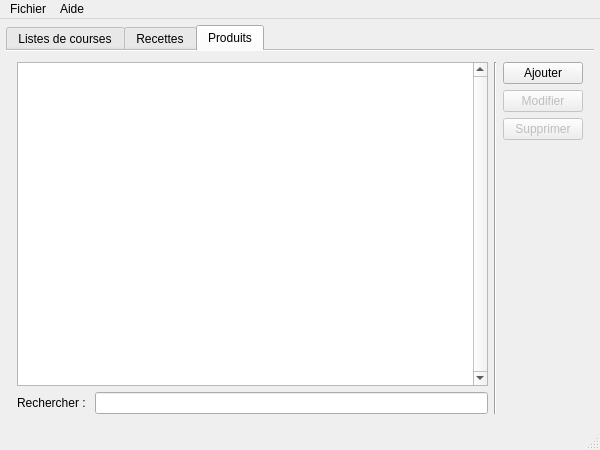
<?xml version="1.0" encoding="UTF-8"?>
<ui version="4.0">
 <class>MainWindow</class>
 <widget class="QMainWindow" name="MainWindow">
  <property name="geometry">
   <rect>
    <x>0</x>
    <y>0</y>
    <width>600</width>
    <height>450</height>
   </rect>
  </property>
  <property name="sizePolicy">
   <sizepolicy hsizetype="Preferred" vsizetype="Preferred">
    <horstretch>0</horstretch>
    <verstretch>0</verstretch>
   </sizepolicy>
  </property>
  <property name="windowTitle">
   <string>Course Helper</string>
  </property>
  <widget class="QWidget" name="_centralWidget">
   <layout class="QVBoxLayout" name="_centralWidgetLayout">
    <property name="leftMargin">
     <number>6</number>
    </property>
    <property name="topMargin">
     <number>6</number>
    </property>
    <property name="rightMargin">
     <number>6</number>
    </property>
    <property name="bottomMargin">
     <number>3</number>
    </property>
    <item>
     <widget class="QTabWidget" name="_tabWidget">
      <property name="mouseTracking">
       <bool>false</bool>
      </property>
      <property name="acceptDrops">
       <bool>false</bool>
      </property>
      <property name="tabPosition">
       <enum>QTabWidget::North</enum>
      </property>
      <property name="currentIndex">
       <number>2</number>
      </property>
      <property name="elideMode">
       <enum>Qt::ElideNone</enum>
      </property>
      <property name="documentMode">
       <bool>true</bool>
      </property>
      <property name="tabsClosable">
       <bool>false</bool>
      </property>
      <widget class="QWidget" name="_courseTab">
       <attribute name="title">
        <string>Listes de courses</string>
       </attribute>
       <layout class="QHBoxLayout" name="_courseTabLayout">
        <item>
         <layout class="QVBoxLayout" name="_courseLayout1">
          <item>
           <widget class="QTreeWidget" name="courseTreeWidget">
            <property name="frameShape">
             <enum>QFrame::StyledPanel</enum>
            </property>
            <property name="verticalScrollBarPolicy">
             <enum>Qt::ScrollBarAlwaysOn</enum>
            </property>
            <property name="horizontalScrollBarPolicy">
             <enum>Qt::ScrollBarAsNeeded</enum>
            </property>
            <property name="sizeAdjustPolicy">
             <enum>QAbstractScrollArea::AdjustIgnored</enum>
            </property>
            <property name="alternatingRowColors">
             <bool>true</bool>
            </property>
            <property name="selectionMode">
             <enum>QAbstractItemView::SingleSelection</enum>
            </property>
            <property name="selectionBehavior">
             <enum>QAbstractItemView::SelectRows</enum>
            </property>
            <property name="textElideMode">
             <enum>Qt::ElideRight</enum>
            </property>
            <property name="verticalScrollMode">
             <enum>QAbstractItemView::ScrollPerPixel</enum>
            </property>
            <property name="horizontalScrollMode">
             <enum>QAbstractItemView::ScrollPerPixel</enum>
            </property>
            <property name="sortingEnabled">
             <bool>true</bool>
            </property>
            <property name="allColumnsShowFocus">
             <bool>true</bool>
            </property>
            <property name="expandsOnDoubleClick">
             <bool>false</bool>
            </property>
            <property name="columnCount">
             <number>1</number>
            </property>
            <attribute name="headerCascadingSectionResizes">
             <bool>true</bool>
            </attribute>
            <attribute name="headerHighlightSections">
             <bool>false</bool>
            </attribute>
            <attribute name="headerShowSortIndicator" stdset="0">
             <bool>true</bool>
            </attribute>
            <column>
             <property name="text">
              <string>  Listes de courses</string>
             </property>
            </column>
           </widget>
          </item>
          <item>
           <layout class="QHBoxLayout" name="_courseLayout3">
            <item>
             <widget class="QLabel" name="_courseLabelFind">
              <property name="text">
               <string>Rechercher : </string>
              </property>
             </widget>
            </item>
            <item>
             <widget class="QLineEdit" name="courseLineEditFind"/>
            </item>
           </layout>
          </item>
         </layout>
        </item>
        <item>
         <widget class="Line" name="_courseLine">
          <property name="orientation">
           <enum>Qt::Vertical</enum>
          </property>
         </widget>
        </item>
        <item>
         <layout class="QVBoxLayout" name="_courseLayout2">
          <item>
           <widget class="QPushButton" name="courseAddButton">
            <property name="text">
             <string>Ajouter</string>
            </property>
           </widget>
          </item>
          <item>
           <widget class="QPushButton" name="courseModifyButton">
            <property name="text">
             <string>Modifier</string>
            </property>
           </widget>
          </item>
          <item>
           <widget class="QPushButton" name="courseDeleteButton">
            <property name="text">
             <string>Supprimer</string>
            </property>
           </widget>
          </item>
          <item>
           <spacer name="_courseVS">
            <property name="orientation">
             <enum>Qt::Vertical</enum>
            </property>
            <property name="sizeHint" stdset="0">
             <size>
              <width>20</width>
              <height>40</height>
             </size>
            </property>
           </spacer>
          </item>
          <item>
           <widget class="QPushButton" name="courseCheckButton">
            <property name="text">
             <string>Consulter</string>
            </property>
           </widget>
          </item>
         </layout>
        </item>
       </layout>
      </widget>
      <widget class="QWidget" name="_recetteTab">
       <attribute name="title">
        <string>Recettes</string>
       </attribute>
       <layout class="QHBoxLayout" name="_recetteTabLayout">
        <item>
         <layout class="QVBoxLayout" name="_recetteLayout2">
          <item>
           <widget class="QTreeWidget" name="recetteTreeWidget">
            <property name="verticalScrollBarPolicy">
             <enum>Qt::ScrollBarAlwaysOn</enum>
            </property>
            <property name="alternatingRowColors">
             <bool>true</bool>
            </property>
            <property name="verticalScrollMode">
             <enum>QAbstractItemView::ScrollPerItem</enum>
            </property>
            <property name="sortingEnabled">
             <bool>true</bool>
            </property>
            <attribute name="headerCascadingSectionResizes">
             <bool>true</bool>
            </attribute>
            <attribute name="headerShowSortIndicator" stdset="0">
             <bool>true</bool>
            </attribute>
            <column>
             <property name="text">
              <string>  Listes de recettes</string>
             </property>
            </column>
           </widget>
          </item>
          <item>
           <layout class="QHBoxLayout" name="_recetteLayout3">
            <item>
             <widget class="QLabel" name="_recetteLabelFind">
              <property name="text">
               <string>Rechercher : </string>
              </property>
             </widget>
            </item>
            <item>
             <widget class="QLineEdit" name="recetteLineEditFind"/>
            </item>
           </layout>
          </item>
         </layout>
        </item>
        <item>
         <widget class="Line" name="_recetteLine">
          <property name="orientation">
           <enum>Qt::Vertical</enum>
          </property>
         </widget>
        </item>
        <item>
         <layout class="QVBoxLayout" name="_recetteLayout1">
          <item>
           <widget class="QPushButton" name="recetteAddButton">
            <property name="text">
             <string>Ajouter</string>
            </property>
           </widget>
          </item>
          <item>
           <widget class="QPushButton" name="recetteModifyButton">
            <property name="text">
             <string>Modifier</string>
            </property>
           </widget>
          </item>
          <item>
           <widget class="QPushButton" name="recetteDeleteButton">
            <property name="text">
             <string>Supprimer</string>
            </property>
           </widget>
          </item>
          <item>
           <spacer name="_recetteVS">
            <property name="orientation">
             <enum>Qt::Vertical</enum>
            </property>
            <property name="sizeHint" stdset="0">
             <size>
              <width>20</width>
              <height>40</height>
             </size>
            </property>
           </spacer>
          </item>
         </layout>
        </item>
       </layout>
      </widget>
      <widget class="QWidget" name="_productTab">
       <attribute name="title">
        <string>Produits</string>
       </attribute>
       <layout class="QHBoxLayout" name="_productTabLayout">
        <item>
         <layout class="QVBoxLayout" name="_productLayout1">
          <item>
           <widget class="QTableView" name="productTableView">
            <property name="verticalScrollBarPolicy">
             <enum>Qt::ScrollBarAlwaysOn</enum>
            </property>
            <property name="alternatingRowColors">
             <bool>true</bool>
            </property>
            <property name="selectionMode">
             <enum>QAbstractItemView::SingleSelection</enum>
            </property>
            <property name="selectionBehavior">
             <enum>QAbstractItemView::SelectRows</enum>
            </property>
            <property name="verticalScrollMode">
             <enum>QAbstractItemView::ScrollPerPixel</enum>
            </property>
            <property name="horizontalScrollMode">
             <enum>QAbstractItemView::ScrollPerPixel</enum>
            </property>
            <property name="sortingEnabled">
             <bool>true</bool>
            </property>
            <attribute name="horizontalHeaderCascadingSectionResizes">
             <bool>true</bool>
            </attribute>
            <attribute name="horizontalHeaderHighlightSections">
             <bool>false</bool>
            </attribute>
            <attribute name="horizontalHeaderStretchLastSection">
             <bool>true</bool>
            </attribute>
           </widget>
          </item>
          <item>
           <layout class="QHBoxLayout" name="_productLayout3">
            <item>
             <widget class="QLabel" name="_productLabelFind">
              <property name="text">
               <string>Rechercher : </string>
              </property>
             </widget>
            </item>
            <item>
             <widget class="QLineEdit" name="produitLineEditFind"/>
            </item>
           </layout>
          </item>
         </layout>
        </item>
        <item>
         <widget class="Line" name="_produitLine">
          <property name="orientation">
           <enum>Qt::Vertical</enum>
          </property>
         </widget>
        </item>
        <item>
         <layout class="QVBoxLayout" name="_produitLayout2">
          <item>
           <widget class="QPushButton" name="productAddButton">
            <property name="text">
             <string>Ajouter</string>
            </property>
           </widget>
          </item>
          <item>
           <widget class="QPushButton" name="productModifyButton">
            <property name="enabled">
             <bool>false</bool>
            </property>
            <property name="text">
             <string>Modifier</string>
            </property>
           </widget>
          </item>
          <item>
           <widget class="QPushButton" name="productDeleteButton">
            <property name="enabled">
             <bool>false</bool>
            </property>
            <property name="text">
             <string>Supprimer</string>
            </property>
           </widget>
          </item>
          <item>
           <spacer name="_produitVS">
            <property name="orientation">
             <enum>Qt::Vertical</enum>
            </property>
            <property name="sizeHint" stdset="0">
             <size>
              <width>20</width>
              <height>40</height>
             </size>
            </property>
           </spacer>
          </item>
         </layout>
        </item>
       </layout>
      </widget>
     </widget>
    </item>
   </layout>
  </widget>
  <widget class="QMenuBar" name="menuBar">
   <property name="geometry">
    <rect>
     <x>0</x>
     <y>0</y>
     <width>600</width>
     <height>20</height>
    </rect>
   </property>
   <widget class="QMenu" name="menuFile">
    <property name="title">
     <string>Fichier</string>
    </property>
    <addaction name="actionQuit"/>
   </widget>
   <widget class="QMenu" name="menuAide">
    <property name="title">
     <string>Aide</string>
    </property>
   </widget>
   <addaction name="menuFile"/>
   <addaction name="menuAide"/>
  </widget>
  <widget class="QStatusBar" name="statusBar"/>
  <action name="actionQuit">
   <property name="text">
    <string>Quitter</string>
   </property>
   <property name="toolTip">
    <string>Quitter</string>
   </property>
   <property name="shortcut">
    <string>Ctrl+Q</string>
   </property>
  </action>
 </widget>
 <layoutdefault spacing="6" margin="11"/>
 <resources/>
 <connections>
  <connection>
   <sender>actionQuit</sender>
   <signal>triggered()</signal>
   <receiver>MainWindow</receiver>
   <slot>close()</slot>
   <hints>
    <hint type="sourcelabel">
     <x>543</x>
     <y>125</y>
    </hint>
    <hint type="destinationlabel">
     <x>336</x>
     <y>237</y>
    </hint>
   </hints>
  </connection>
  <connection>
   <sender>productAddButton</sender>
   <signal>clicked()</signal>
   <receiver>MainWindow</receiver>
   <slot>on_addProduct()</slot>
   <hints>
    <hint type="sourcelabel">
     <x>543</x>
     <y>71</y>
    </hint>
    <hint type="destinationlabel">
     <x>299</x>
     <y>224</y>
    </hint>
   </hints>
  </connection>
  <connection>
   <sender>productModifyButton</sender>
   <signal>clicked()</signal>
   <receiver>MainWindow</receiver>
   <slot>on_modifyProduct()</slot>
   <hints>
    <hint type="sourcelabel">
     <x>543</x>
     <y>98</y>
    </hint>
    <hint type="destinationlabel">
     <x>299</x>
     <y>224</y>
    </hint>
   </hints>
  </connection>
  <connection>
   <sender>productDeleteButton</sender>
   <signal>clicked()</signal>
   <receiver>MainWindow</receiver>
   <slot>on_deleteProduct()</slot>
   <hints>
    <hint type="sourcelabel">
     <x>543</x>
     <y>125</y>
    </hint>
    <hint type="destinationlabel">
     <x>299</x>
     <y>224</y>
    </hint>
   </hints>
  </connection>
  <connection>
   <sender>productTableView</sender>
   <signal>doubleClicked(QModelIndex)</signal>
   <receiver>MainWindow</receiver>
   <slot>on_modifyProduct()</slot>
   <hints>
    <hint type="sourcelabel">
     <x>251</x>
     <y>222</y>
    </hint>
    <hint type="destinationlabel">
     <x>299</x>
     <y>224</y>
    </hint>
   </hints>
  </connection>
 </connections>
 <slots>
  <slot>on_addProduct()</slot>
  <slot>on_modifyProduct()</slot>
  <slot>on_deleteProduct()</slot>
 </slots>
</ui>
